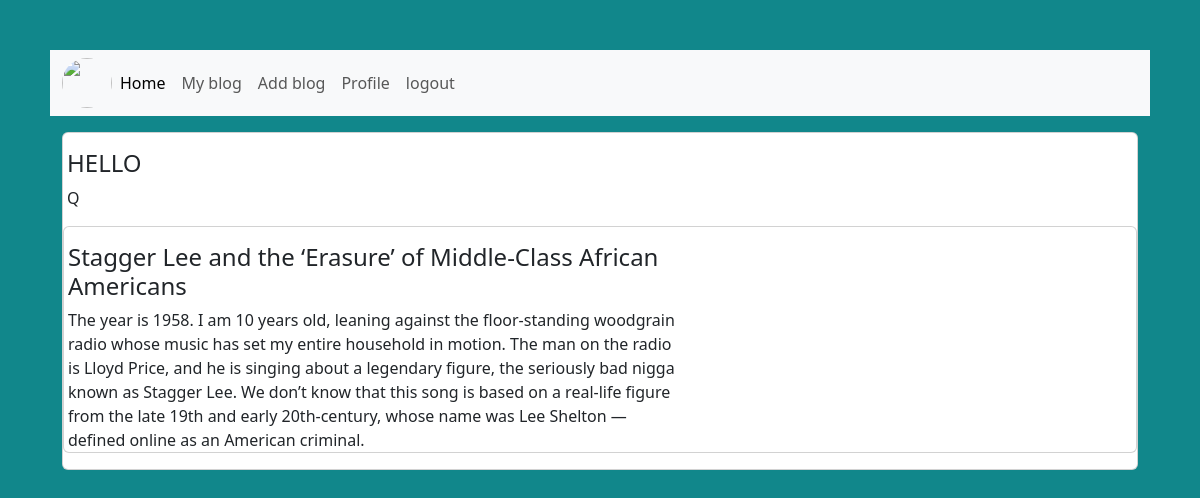
Page /home/ on the earlier database version.
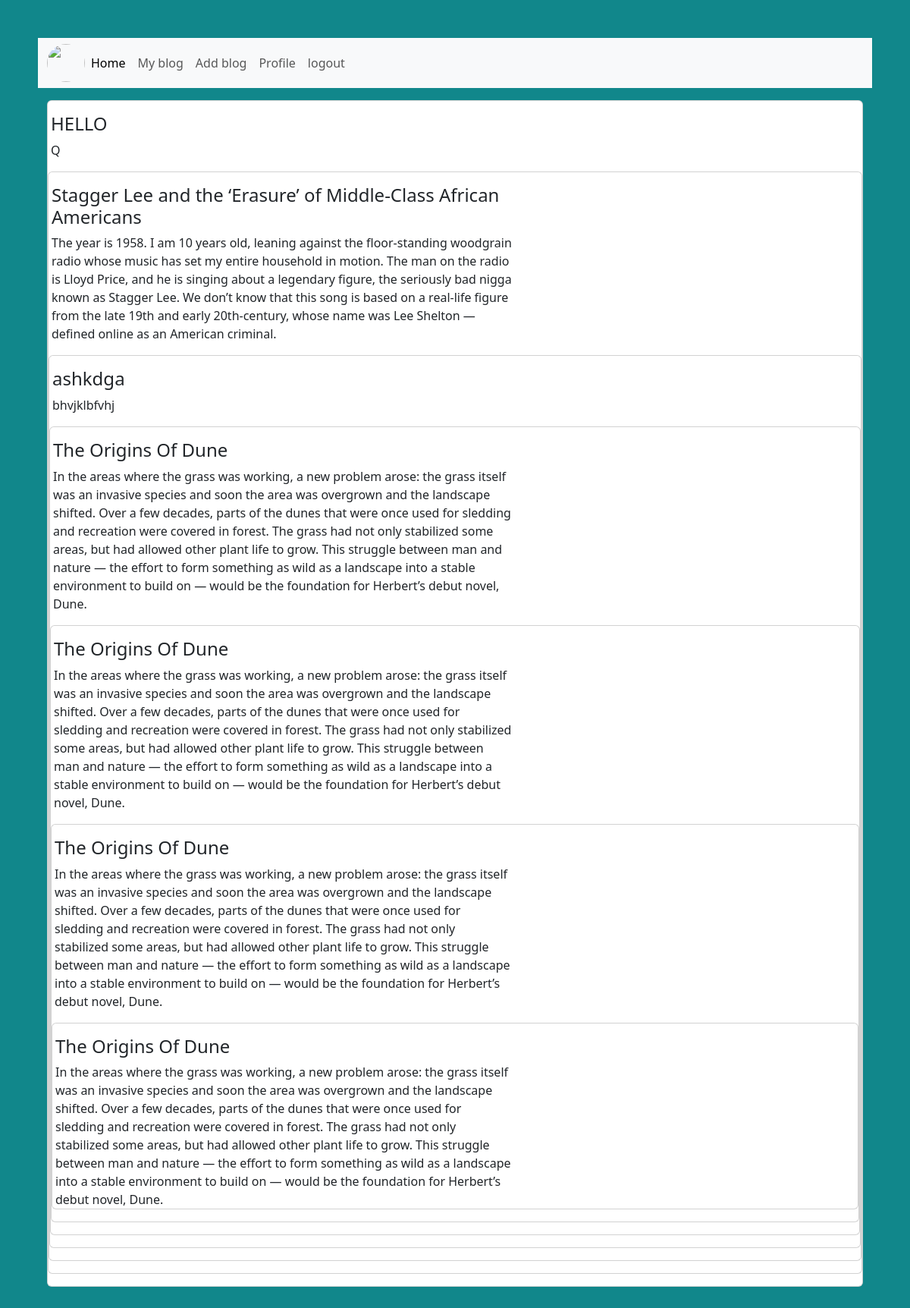
Same page on the later database version.
### page/models.py (models this page shows, shortened)
class blog(models.Model):
    membersId = models.ForeignKey(members,on_delete=models.CASCADE,null=True)
    date = models.DateField(null=True)
    title = models.CharField(max_length=100)
    description = models.TextField(max_length=500)
    image = models.ImageField(upload_to='images/')

### page/views.py (the view)
# urls.py: 2. Add a URL to urlpatterns:  path('', views.home, name='home')
def home(request):
        myblog = blog.objects.all()
        return render(request, 'home.html', {'myblog': myblog})

### page/templates/home.html (shortened to what this page needs)
<!DOCTYPE html>
<html lang="en">
<head>
   <link href="https://cdn.jsdelivr.net/npm/bootstrap@5.3.3/dist/css/bootstrap.min.css" rel="stylesheet">
</head>
<body>
  <nav class="navbar navbar-expand-lg bg-body-tertiary">
    <div class="container-fluid">
      <img style="height:50px; width:50px;  border-radius: 50%;" src="https://logo.com/image-cdn/images/kts928pd/production/3d0a1942ea617825e187c3c9a3811a5d93a331be-370x366.png?w=1080&q=72" >
      <div class="collapse navbar-collapse" id="navbarNavAltMarkup">
        <div class="navbar-nav">
          <a class="nav-link active" aria-current="page" href="{% url 'home' %}">Home</a>
          <a class="nav-link" href="{% url 'myblog' %}">My blog</a>
          <a class="nav-link" href="{% url 'addblog' %}">Add blog</a>
          <a class="nav-link" href="{% url 'profile' %}">Profile</a>
          <a class="nav-link" href="{% url 'logout' %}">logout</a>
        </div>
      </div>
    </div>
  </nav>
    {% for field in myblog %}
    <div class="container py-3">
      <div class="card">
        <div class="row ">
          <div class="col-md-7 px-3">
            <div class="card-block px-6">
              <h4 class="card-title">{{field.title}}</h4>
              <p class="card-text">
                  {{field.description}}
              </p>
            </div>
          </div>
          {% endfor  %}
          <div class="col-md-5">
          </div>
          </div>
          </div>
</body>
</html>

### page/templates/home.html (style rules this page uses)
body { background-color: #11878b; padding: 50px; }

Differences in the rows shown:
added blog: title "ashkdga", description "bhvjklbfvhj"
added blog: title "The Origins Of Dune", description "In the areas where the grass was working, a new problem arose: the grass itself was an invasive species and soon the area was overgrown and the landscape shifted. Over a few decades, parts of the dunes that were once used for sledding and recreation were covered in forest. The grass had not only stabilized some areas, but had allowed other plant life to grow. This struggle between man and nature — the effort to form something as wild as a landscape into a stable environment to build on — would be the foundation for Herbert’s debut novel, Dune."
added blog: title "The Origins Of Dune", description "In the areas where the grass was working, a new problem arose: the grass itself was an invasive species and soon the area was overgrown and the landscape shifted. Over a few decades, parts of the dunes that were once used for sledding and recreation were covered in forest. The grass had not only stabilized some areas, but had allowed other plant life to grow. This struggle between man and nature — the effort to form something as wild as a landscape into a stable environment to build on — would be the foundation for Herbert’s debut novel, Dune."
added blog: title "The Origins Of Dune", description "In the areas where the grass was working, a new problem arose: the grass itself was an invasive species and soon the area was overgrown and the landscape shifted. Over a few decades, parts of the dunes that were once used for sledding and recreation were covered in forest. The grass had not only stabilized some areas, but had allowed other plant life to grow. This struggle between man and nature — the effort to form something as wild as a landscape into a stable environment to build on — would be the foundation for Herbert’s debut novel, Dune."
added blog: title "The Origins Of Dune", description "In the areas where the grass was working, a new problem arose: the grass itself was an invasive species and soon the area was overgrown and the landscape shifted. Over a few decades, parts of the dunes that were once used for sledding and recreation were covered in forest. The grass had not only stabilized some areas, but had allowed other plant life to grow. This struggle between man and nature — the effort to form something as wild as a landscape into a stable environment to build on — would be the foundation for Herbert’s debut novel, Dune."
